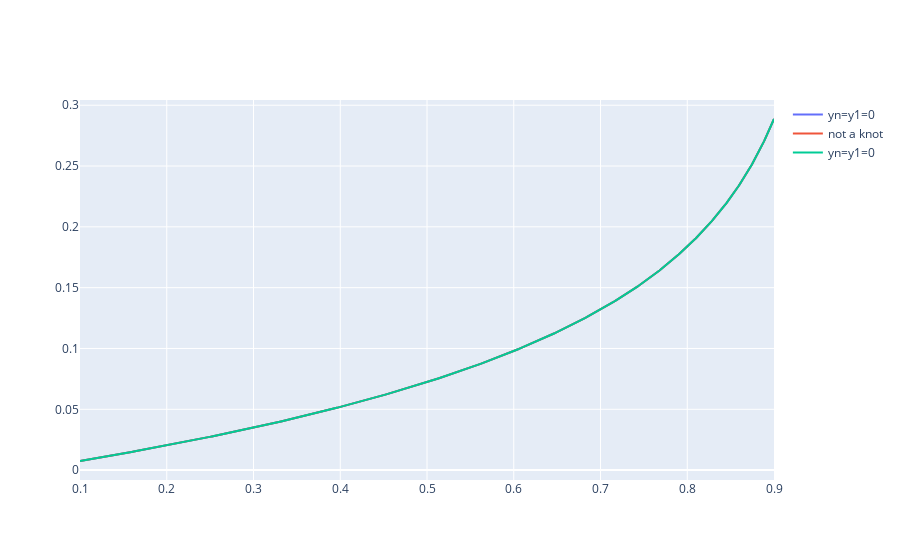

Here is the notebook cell this chart was saved with:
### Code cell
fig_fn=go.Figure()
fig_fn.add_trace(go.Scatter(x=xx,y=yya,mode="lines",name="yn=y1=0"))
fig_fn.add_trace(go.Scatter(x=xx,y=yyb,mode="lines",name="not a knot"))
fig_fn.add_trace(go.Scatter(x=xx,y=yyc,mode="lines",name="yn=y1=0"))
fig_fn.show()

### Figure 1 — Plotly figure (JSON) as saved in the notebook; plotly's stock layout.template omitted (floating-point values rounded to 4 significant figures; data arrays with more than 128 entries replaced by an {"elided": "..."} marker saying what was removed)
{"data": [{"mode": "lines", "name": "yn=y1=0", "type": "scatter", "x": {"elided": "801 float values"}, "y": {"elided": "801 float values"}}, {"mode": "lines", "name": "not a knot", "type": "scatter", "x": {"elided": "801 float values"}, "y": {"elided": "801 float values"}}, {"mode": "lines", "name": "yn=y1=0", "type": "scatter", "x": {"elided": "801 float values"}, "y": {"elided": "801 float values"}}], "layout": {}}
